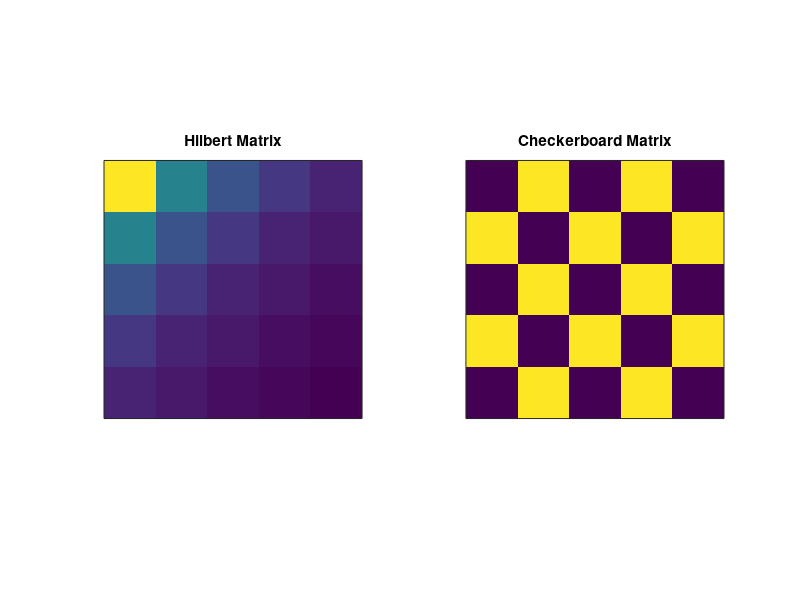

Write MATLAB code to recreate this figure.
m = 5;
Hil_Mat = zeros(m); % Hilbert matrix
Check_Mat = zeros(m); %checker Board matrix

for i=1:m
    for j=1:m
        den = i + j - 1; %denominatuer
        Hil_Mat(i,j) = 1 / den;
        Check_Mat(i,j) = (-1).^(den);
    end
end

figure(1), clf

subplot(121)
imagesc(Hil_Mat)
axis square, title('Hilbert Matrix')
set(gca,'xtick',[],'ytick',[])

subplot(122)
imagesc(Check_Mat)
axis square, title('Checkerboard Matrix')
set(gca,'xtick',[],'ytick',[])